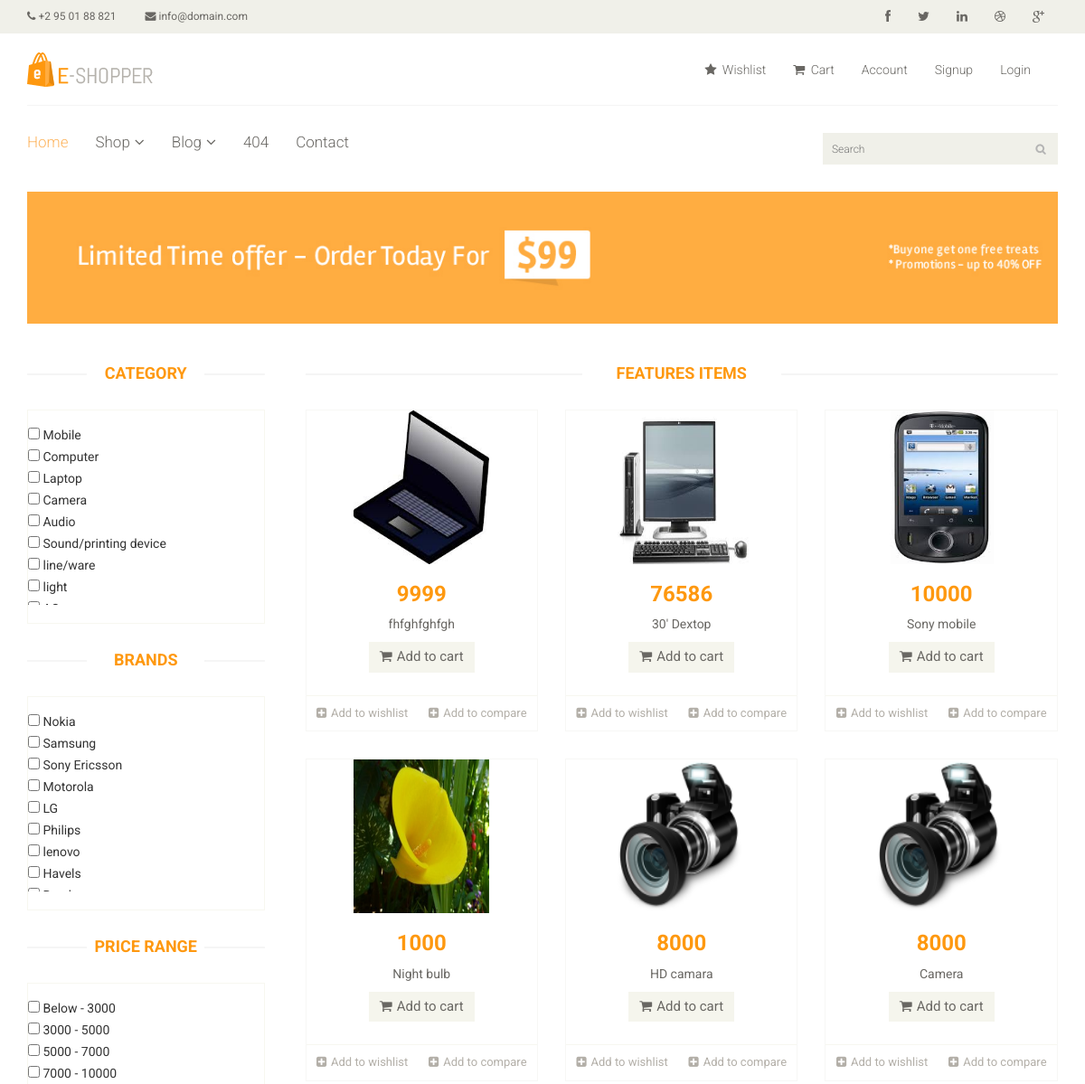
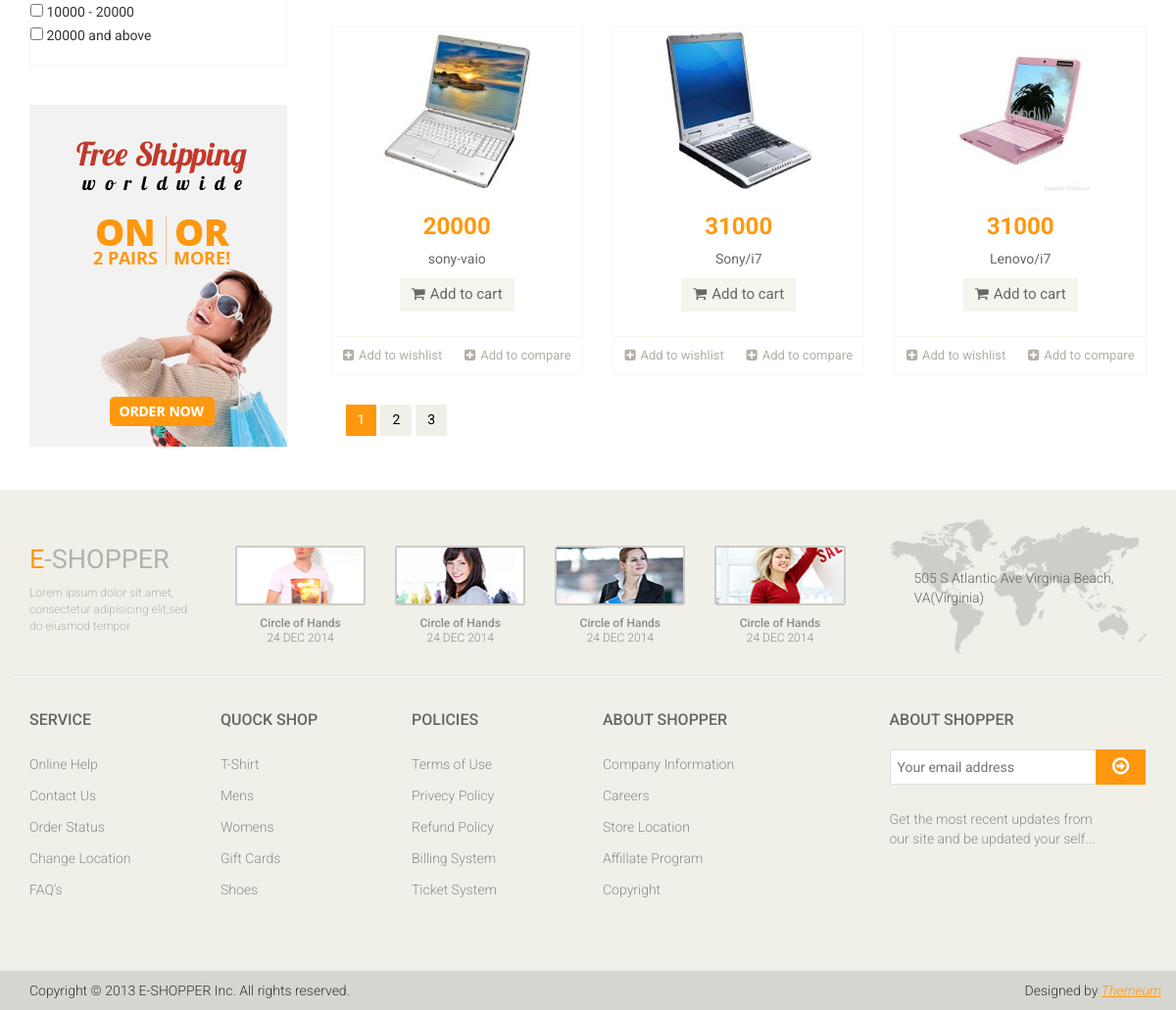
The page /index.php/home/products on the database its author committed (2 pictures, top to bottom).
### tables this page shows
CREATE TABLE `cetegory` (
  `cat_id` int(11) NOT NULL,
  `cat_name` varchar(255) NOT NULL,
  `cat_image` varchar(200) NOT NULL
);

CREATE TABLE `brand_name` (
  `id` int(11) NOT NULL,
  `brand_name` varchar(255) NOT NULL,
  `brand_logo` varchar(255) NOT NULL
);

CREATE TABLE `product` (
  `p_id` int(11) NOT NULL,
  `cat_id` int(11) NOT NULL,
  `s_id` int(11) NOT NULL,
  `brand_name` varchar(255) NOT NULL,
  `p_name` varchar(255) NOT NULL,
  `p_details` varchar(255) NOT NULL,
  `quantity` varchar(200) NOT NULL,
  `p_price` double NOT NULL,
  `p_sale` double NOT NULL,
  `p_war` varchar(255) NOT NULL,
  `p_color` varchar(30) NOT NULL,
  `p_dims` varchar(40) NOT NULL,
  `features` varchar(255) NOT NULL,
  `discount` varchar(255) NOT NULL,
  `offer` varchar(255) NOT NULL,
  `bar_code` varchar(255) NOT NULL
);

### index.php (called while the page is built, shortened)
<?php
require_once BASEPATH.'core/CodeIgniter.php';

### application/models/home_model.php (called while the page is built, shortened)
<?php
class Home_model extends CI_Model {
	public function GetDatabylimit($param){
		$this->db->limit($param['limit'], $param['start']);
		$query = $this->db->get($param['table']);
		return $query;
	}
	public function GetData($table){
		$query = $this->db->get($table);
		return $query;
	}
}

### application/config/config.php (called while the page is built, shortened)
<?php
$config['base_url'] = 'http://localhost/dealall.com/';
$config['index_page'] = 'index.php';
$config['uri_protocol']	= 'REQUEST_URI';
$config['url_suffix'] = '';
$config['language']	= 'english';
$config['charset'] = 'UTF-8';
$config['enable_hooks'] = FALSE;
$config['subclass_prefix'] = 'MY_';
$config['composer_autoload'] = FALSE;
$config['permitted_uri_chars'] = 'a-z 0-9~%.:_\-';
$config['allow_get_array'] = TRUE;
$config['enable_query_strings'] = FALSE;
$config['controller_trigger'] = 'c';
$config['function_trigger'] = 'm';
$config['directory_trigger'] = 'd';
$config['log_threshold'] = 0;
$config['log_path'] = '';
$config['log_file_extension'] = '';
$config['log_file_permissions'] = 0644;
$config['log_date_format'] = 'Y-m-d H:i:s';
$config['error_views_path'] = '';
$config['cache_path'] = '';
$config['cache_query_string'] = FALSE;
$config['encryption_key'] = 'gdfgfdgdfgdgdg2322432';
$config['sess_driver'] = 'files';
$config['sess_cookie_name'] = 'ci_session';
$config['sess_expiration'] = 7200;
$config['sess_save_path'] = NULL;
$config['sess_match_ip'] = FALSE;
$config['sess_time_to_update'] = 300;
$config['sess_regenerate_destroy'] = FALSE;
$config['cookie_prefix']	= '';
$config['cookie_domain']	= '';
$config['cookie_path']		= '/';
$config['cookie_secure']	= FALSE;
$config['cookie_httponly'] 	= FALSE;
$config['standardize_newlines'] = FALSE;
$config['global_xss_filtering'] = FALSE;
$config['csrf_protection'] = FALSE;
$config['csrf_token_name'] = 'csrf_test_name';
$config['csrf_cookie_name'] = 'csrf_cookie_name';
$config['csrf_expire'] = 7200;
$config['csrf_regenerate'] = TRUE;
$config['csrf_exclude_uris'] = array();
$config['compress_output'] = FALSE;
$config['time_reference'] = 'local';
$config['rewrite_short_tags'] = FALSE;
$config['proxy_ips'] = '';

### application/views/front/products.php (the view, shortened to what this page needs)
<?php $this->load->view("front/includes/header"); ?>
	<section id="advertisement">
		<div class="container">
			<img src="<?php echo base_url();?>assets/assets_front/images/shop/advertisement.jpg" alt="" />
		</div>
	</section>
	<section>
		<div class="container">
			<div class="row">
				<?php $this->load->view("front/includes/product_sidebar"); ?>
				<div class="col-sm-9 padding-right">
					<div class="features_items">
						<h2 class="title text-center">Features Items</h2>
						<?php foreach($prods as $row){ ?>
							<div class="col-sm-4">
								<div class="product-image-wrapper">
									<div class="single-products">
										<div class="productinfo text-center">
											<a href="<?php echo base_url().'home/product_details/'.$row->p_id; ?>" style="text-decoration: none;">
											<img src="<?php echo base_url().'resources/product_images/'.$row->p_id.'/'.$row->p_image; ?>" alt="" width="150" height=
											"170"/>
											<h2><?php echo $row->p_sale; ?></h2>
											<p><?php echo $row->p_name; ?></p>
											</a>
											<a href="<?php echo base_url().'home/sess_cart/'.$row->p_id;?>" class="btn btn-default add-to-cart"><i class="fa fa-shopping-cart"></i>Add to cart</a>
										</div>
									</div>
									<div class="choose">
										<ul class="nav nav-pills nav-justified">
											<li><a href="<?php echo base_url().'home/addwishlist/'.$row->p_id;?>"><i class="fa fa-plus-square"></i>Add to wishlist</a></li>
											<li><a href=""><i class="fa fa-plus-square"></i>Add to compare</a></li>
										</ul>
									</div>
								</div>
							</div>
						<?php } ?>
						<ul class="pagination">
							<?php echo $links;?>
						</ul>
					</div>
				</div>
			</div>
		</div>
	</section>

### application/views/front/includes/product_sidebar.php (shortened to what this page needs)
<div class="col-sm-3">
<div class="left-sidebar">
	<div class="brands_products">
        <h2>Category</h2>
		<div class="brands-name">
			<ul class="nav nav-pills nav-stacked side_len">
					<?php foreach($cate as $Key1 => $row1){ ?>
					<li>
					<input type="checkbox" name="sr_prod[]" class="cat_sel ser_br" id="cat_<?php echo $Key1;?>" value="<?php echo $row1->cat_id;?>" <?php if(!empty($cid)){if(in_array($row1->cat_id, $cid)){echo "Checked";}}?>> <span class="pull-right"></span> <?php echo $row1->cat_name; ?></input>
					</li>
					<?php } ?>
			</ul>
		</div>
	</div>
	<div class="brands_products">
		<h2>Brands</h2>
		<div class="brands-name">
			<ul class="nav nav-pills nav-stacked side_len">
					<?php foreach($brnd as $Key2 =>  $row2){ ?>
					<li>
					<input type="checkbox" name="sr_brand" class="brnd_sel ser_br" id="brand_<?php echo $Key2;?>" value="<?php echo $row2->id;?>" <?php if(!empty($bid)){if(in_array($row2->id, $bid)){echo "Checked";}}?>> <span class="pull-right"></span> <?php echo $row2->brand_name;	?></input>
					</li>
					<?php } ?>
			</ul>
		</div>
	</div>
	<div class="brands_products">
        <h2>Price Range</h2>
		<div class="brands-name">
			<ul class="nav nav-pills nav-stacked side_len">
					<li><input type="checkbox" name="sr_price" class="pr_sel ser_br" id="srpr_1" value="1_3000" <?php if(!empty($pid)){if(in_array("1_3000", $pid)){echo "Checked";}}?>><span class="pull-right"></span> Below - 3000</input></li>
					<li><input type="checkbox" name="sr_price" class="pr_sel ser_br" id="srpr_2" value="3001_5000" <?php if(!empty($pid)){if(in_array("3001_5000", $pid)){echo "Checked";}}?>><span class="pull-right"></span> 3000 - 5000</li>
					<li><input type="checkbox" name="sr_price" class="pr_sel ser_br" id="srpr_3" value="5001_7000" <?php if(!empty($pid)){if(in_array("5001_7000", $pid)){echo "Checked";}}?>><span class="pull-right"></span> 5000 - 7000</li>
					<li><input type="checkbox" name="sr_price" class="pr_sel ser_br" id="srpr_4" value="7001_10000" <?php if(!empty($pid)){if(in_array("7001_10000", $pid)){echo "Checked";}}?>><span class="pull-right"></span> 7000 - 10000</li>
					<li><input type="checkbox" name="sr_price" class="pr_sel ser_br" id="srpr_5" value="10001_20000" <?php if(!empty($pid)){if(in_array("10001_20000", $pid)){echo "Checked";}}?>><span class="pull-right"></span> 10000 - 20000</li>
					<li><input type="checkbox" name="sr_price" class="pr_sel ser_br" id="srpr_6" value="20001_1500000" <?php if(!empty($pid)){if(in_array("20001_1500000", $pid)){echo "Checked";}}?>><span class="pull-right"></span> 20000 and above</li>
			</ul>
		</div>
	</div>
	<div class="shipping text-center">
		<img src="images/home/shipping.jpg" alt="" />
	</div>
</div>
</div>

### assets/assets_front/css/main.css (style rules this page uses)
ul li { list-style: none; }
a { -webkit-transition: 300ms; -moz-transition: 300ms; -o-transition: 300ms; transition: 300ms; }
h1, h2, h3, h4, h5, h6 { font-family: 'Roboto', sans-serif; }
.left-sidebar h2, .brands_products h2 { color: #FE980F; font-family: 'Roboto', sans-serif; font-size: 18px; font-weight: 700; margin: 0 auto 30px; text-align: center; text-transform: uppercase; position: relative; z-index:3; }
.left-sidebar h2:after, h2.title:after { content: " "; position: absolute; border: 1px solid #f5f5f5; bottom:8px; left: 0; width: 100%; height: 0; z-index: -2; }
.left-sidebar h2:before { content: " "; position: absolute; background: #fff; bottom: -6px; width: 130px; height: 30px; z-index: -1; left: 50%; margin-left: -65px; }
h2.title:before { content: " "; position: absolute; background: #fff; bottom: -6px; width: 220px; height: 30px; z-index: -1; left: 50%; margin-left: -110px; }
.brands-name { border: 1px solid #F7F7F0; padding-bottom: 20px; padding-top: 15px; }
.shipping { background-color: #F2F2F2; margin-top: 40px; overflow: hidden; padding-top: 20px; position: relative; }
.padding-right { padding-right: 0; }
.features_items { overflow:hidden; }
h2.title { color: #FE980F; font-family: 'Roboto', sans-serif; font-size: 18px; font-weight: 700; margin: 0 15px; text-transform: uppercase; margin-bottom: 30px; position: relative; }
.product-image-wrapper { border:1px solid #F7F7F5; overflow: hidden; margin-bottom:30px; }
.single-products { position: relative; }
.productinfo h2 { color: #FE980F; font-family: 'Roboto', sans-serif; font-size: 24px; font-weight: 700; }
.productinfo p { font-family: 'Roboto', sans-serif; font-size: 14px; font-weight: 400; color: #696763; }
.productinfo { position:relative; }
.add-to-cart { background:#F5F5ED; border: 0 none; border-radius: 0; color: #696763; font-family: 'Roboto', sans-serif; font-size: 15px; margin-bottom: 25px; }
.add-to-cart i { margin-right:5px; }
.choose { border-top: 1px solid #F7F7F0; }
.choose ul li a { color: #B3AFA8; font-family: 'Roboto', sans-serif; font-size: 13px; padding-left: 0; padding-right: 0; }
.choose ul li a i { margin-right:5px; }
#advertisement { padding-bottom: 45px; }
#advertisement img { width: 100%; }
.pagination { display: inline-block; margin-bottom: 25px; margin-top: 0; padding-left: 15px; }

### application/views/front/includes/product_sidebar.php (style rules this page uses)
.side_len { max-height:200px; overflow-y: auto; }
.brands_products { margin-bottom: 30px !important; }

### rows shown on the page
cetegory: cat_name "Mobile"
cetegory: cat_name "Computer"
cetegory: cat_name "Laptop"
cetegory: cat_name "Camera"
cetegory: cat_name "Audio"
cetegory: cat_name "Sound/printing device"
cetegory: cat_name "line/ware"
cetegory: cat_name "light"
brand_name: brand_name "Nokia"
brand_name: brand_name "Samsung"
brand_name: brand_name "Sony Ericsson"
brand_name: brand_name "Motorola"
brand_name: brand_name "LG"
brand_name: brand_name "Philips"
brand_name: brand_name "lenovo"
brand_name: brand_name "Havels"
product: shows a picture, p_sale "9999", p_name "fhfghfghfgh"
product: shows a picture, p_sale "76586", p_name "30' Dextop"
product: shows a picture, p_sale "10000", p_name "Sony mobile"
product: shows a picture, p_sale "1000", p_name "Night bulb"
product: p_sale "8000", p_name "HD camara"
product: p_sale "8000", p_name "Camera"
product: shows a picture, p_sale "20000", p_name "sony-vaio"
product: shows a picture, p_sale "31000", p_name "Sony/i7"
product: shows a picture, p_sale "31000", p_name "Lenovo/i7"
